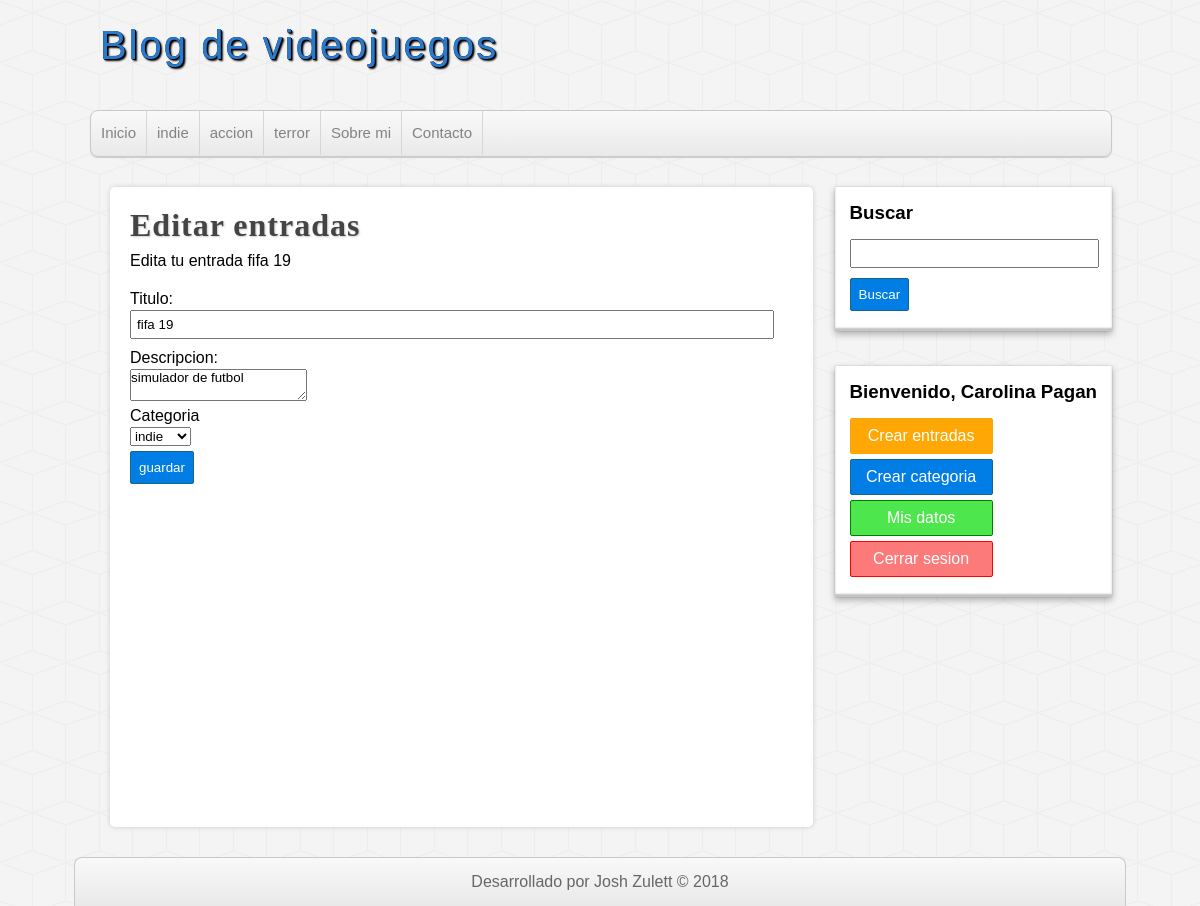
Page /editar_entrada.php?id=1 (signed in) on the committed database.
### tables this page shows
CREATE TABLE categorias(
id      int(255) auto_increment not null,
nombre  varchar(100),
CONSTRAINT pk_categorias PRIMARY KEY(id)
);

CREATE TABLE entradas(
id              int(255) auto_increment not null,
usuario_id      int(255) not null,
categoria_id    int(255) not null,
titulo          varchar(255) not null,
descripcion     MEDIUMTEXT,
fecha           date not null,
CONSTRAINT pk_entradas PRIMARY KEY(id),
CONSTRAINT fk_entrada_usuario FOREIGN KEY(usuario_id) REFERENCES usuarios(id),
CONSTRAINT fk_entrada_categoria FOREIGN KEY(categoria_id) REFERENCES categorias(id) ON DELETE NO ACTION
);

### includes/helpers.php (called while the page is built, shortened)
<?php
    function enviarcategorias($db){
        $sql = "SELECT * FROM categorias ORDER BY id ASC";
        $categorias = mysqli_query($db, $sql);
        if ($categorias && mysqli_num_rows($categorias) >=1) {
            return $categorias;
        }
    }
    function conseguirEntrada($db, $id){
        $sql = "SELECT e.*, c.nombre as 'categoria', concat(u.nombre, ' ', u.apellidos) as 'usuario' FROM entradas e inner join categorias c on e.categoria_id = c.id inner join usuarios u on e.usuario_id = u.id where e.id = $id;";
        $entrada = mysqli_query($db, $sql);
        $resultado = array();
        if($entrada && mysqli_num_rows($entrada) >= 1){
            $resultado = mysqli_fetch_assoc($entrada);
        }
        return $resultado;
    }

### editar_entrada.php (the view, shortened to what this page needs)
<?php require_once 'includes/conexion.php'; ?>
<?php require_once 'includes/helpers.php'; ?>
<?php
    $entrada_actual = conseguirEntrada($db, $_GET['id']);
?>
<?php require_once 'includes/cabecera.php';?>
<?php require_once 'includes/lateral.php';?>
<div id="principal">
    <h1>Editar entradas</h1>
    <p>Edita tu entrada <?= $entrada_actual['titulo']?></p>
    <br>
    <form action="guardar_entrada.php?editar=<?=$entrada_actual['id']?>" method="post">
        <label for="titulo">Titulo:</label>
        <input type="text" name="titulo" value="<?= $entrada_actual['titulo']?>">
        <label for="descripcion">Descripcion:</label>
        <textarea name="descripcion" id=""><?= $entrada_actual['descripcion']?></textarea>
        <label for="categoria">Categoria</label>
        <select name="categoria" id="">
        <?php
            $categorias = enviarcategorias($db);
            if(!empty($categorias)):
                while ($categoria = mysqli_fetch_assoc($categorias)) :
        ?>
                    <option value="<?=$categoria['id']?>" <?=($categoria['id'] == $entrada_actual['categoria_id']) ? 'selected = "selected"' : ''?>>
                        <?=$categoria['nombre']?>
                    </option>
        <?php
                endwhile;
            endif;
        ?>
        </select>
        <input type="submit" value="guardar">
    </form>
</div>
<?php require_once 'includes/pie.php'?>

### includes/cabecera.php (shortened to what this page needs)
<?php require_once 'conexion.php'?>
<?php require_once 'helpers.php'?>
<!DOCTYPE html>
<html lang="es">
    <head>
        <link rel="stylesheet" type="text/css" href="./assets/css/style.css">
    </head>
    <body>
    <header id="cabecera">
        <div id="logo">
            <a href="index php">
                Blog de videojuegos
            </a>
        </div>
        <nav id="menu">
            <ul>
                <li><a href="index.php">Inicio</a></li>
                <?php
                    $categorias = enviarcategorias($db);
                    if(!empty($categorias)):
                        while($categoria = mysqli_fetch_assoc($categorias)):
                ?>
                            <li>
                                <a href="categoria.php?id=<?=$categoria['id']?>">
                                    <?=$categoria['nombre']?>
                                </a>
                            </li>
                <?php
                        endwhile;
                    endif;
                ?>
                <li><a href="index.php">Sobre mi</a></li>
                <li><a href="index.php">Contacto</a></li>
            </ul>
        </nav>
    </header>
    <div id="contenedor">

### assets/css/style.css (style rules this page uses)
* { margin: 0px; padding: 0px; font-family: sans-serif, Helvetica, Arial; text-decoration: none; }
body { background: url(../img/cubes.png) #f4f4f4; }
#cabecera { width: 85%; height: auto; background: transparent; margin: 0px auto; }
#logo { float: left; width: 540px; height: 110px; }
#logo a { font-family: "fajala", Helvetica; font-size: 40px; letter-spacing: 2px; color: #2979cd; text-shadow: 0px 0px 0px black, 1px 1px 0px black, 2px 2px 2px black; transition: all 500ms; line-height: 90px; margin-left: 10px; }
#menu { clear: both; width: 100%; height: 45px; background: linear-gradient(to bottom, #f9f9f9 0px, #e9e9e9 100%); border: 1px solid #c9c9c9; border-radius: 8px; box-shadow: 0px 1px 1px #ccc; overflow: hidden; }
#menu ul { list-style: none; }
#menu ul li { float: left; line-height: 44px; border-right: 1px solid #d6d6d6; }
#menu ul li a { display: block; padding-left: 10px; padding-right: 10px; font-size: 15px; color: #838282; }
#contenedor { width: 85%; height: auto; margin: 0px auto; margin-top: 30px; margin-bottom: 30px; }
label, input[type="text"], input[type="email"], input[type="password"] { display: block; width: 95%; margin-top: 2px; margin-bottom: 2px; }
input[type="text"], input[type="email"], input[type="password"] { padding: 5px; margin-bottom: 10px; }
input[type="button"], input[type="submit"], .boton { margin-top: 5px; margin-bottom: 5px; display: block; border-radius: 2px; color: white; background: #007ee5; border: 1px solid #156785; cursor: pointer; padding: 8px; }
#principal { float: left; width: 65%; min-height: 600px; background: white; border-radius: 5px; box-shadow: 0px 0px 5px #ccc; margin-left: 20px; overflow: hidden; padding: 20px; }
#principal h1 { font-size: 32px; color: #444; letter-spacing: 1px; text-shadow: 1px 1px 2px #ccc; font-family: "fajala"; }
#principal p { margin-top: 8px; }

### rows in the picture
categorias: nombre "indie"
categorias: nombre "accion"
categorias: nombre "terror"
entradas: titulo "fifa 19", descripcion "simulador de futbol", categoria "indie"

### other values in the picture
$_SESSION['usuario']['nombre'] "Carolina"
$_SESSION['usuario']['apellidos'] "Pagan"
